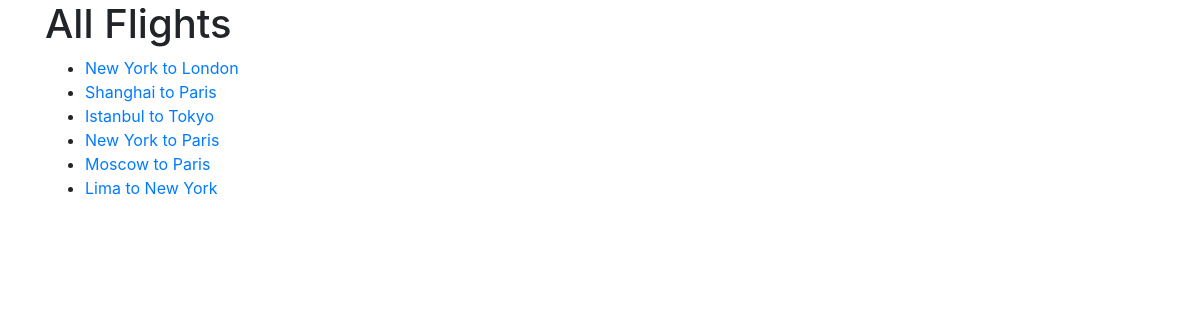
The page /flights on the database its author committed.
### tables this page shows
CREATE TABLE flights (
    id INTEGER PRIMARY KEY AUTOINCREMENT,
    origin VARCHAR NOT NULL,
    destination VARCHAR NOT NULL,
    duration INTEGER NOT NULL
);

### application.py (the view)
@app.route("/flights")
def flights():
    flights = db.execute("SELECT * FROM flights").fetchall()
    return render_template("flights.html", flights=flights)

### templates/flights.html (shortened to what this page needs)
{% extends "layout.html" %}
{% block body %}
    <h1>All Flights</h1>
    <ul>
        {% for flight in flights %}
            <li>
                <a href="{{ url_for('flight', flight_id=flight.id) }}">
                    {{ flight.origin }} to {{ flight.destination }}
                </a>
            </li>
        {% endfor %}
    </ul>
{% endblock %}

### templates/layout.html (shortened to what this page needs)
<!DOCTYPE html>
<html>
    <head>
        <link rel="stylesheet" href="https://maxcdn.bootstrapcdn.com/bootstrap/4.0.0-beta.3/css/bootstrap.min.css">
    </head>
    <body>
        <div class="container">
            {% block body %}
            {% endblock %}
        </div>
    </body>
</html>

### rows shown on the page
flights: origin "New York", destination "London"
flights: origin "Shanghai", destination "Paris"
flights: origin "Istanbul", destination "Tokyo"
flights: origin "New York", destination "Paris"
flights: origin "Moscow", destination "Paris"
flights: origin "Lima", destination "New York"
